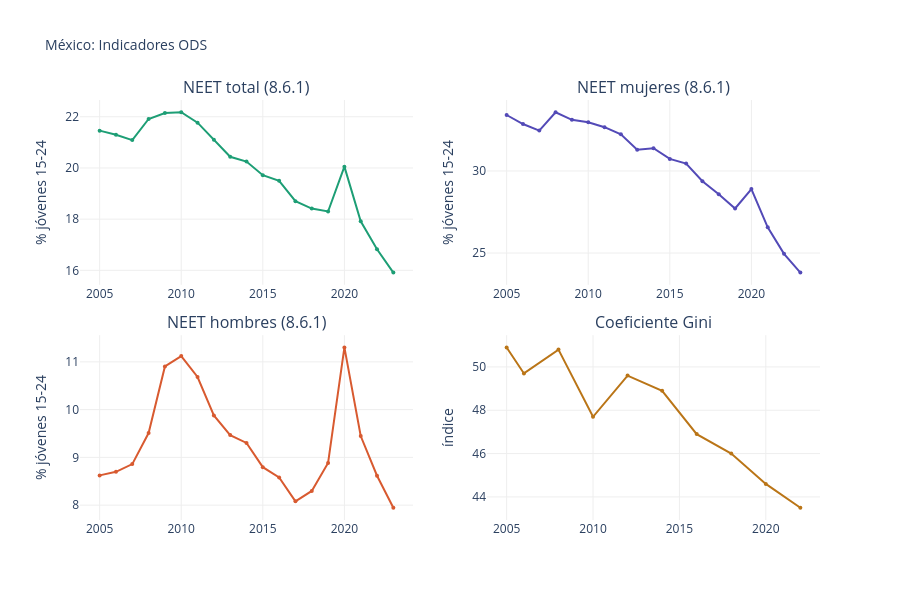

The notebook cell this image was saved under:
### Code cell
# Overlay: NEET total vs Gini
plot_overlay(
    {k: datos[k] for k in ["neet", "gini"] if k in datos},
    title="México: NEET vs Desigualdad (Gini) 2005–2023",
)

# Overlay: brecha de género en NEET
plot_overlay(
    {k: datos[k] for k in ["neet_f", "neet_m"] if k in datos},
    title="México: NEET mujeres vs hombres 2005–2023",
)

# Grid: todos los indicadores disponibles
plot_grid(
    datos,
    title="México: Indicadores ODS",
)

### Figure 1 — Plotly figure (JSON) as saved in the notebook; plotly's stock layout.template omitted (floating-point values rounded to 4 significant figures)
{"data": [{"line": {"color": "#1D9E75", "width": 2}, "marker": {"size": 4}, "mode": "lines+markers", "name": "NEET total (8.6.1)", "showlegend": false, "type": "scatter", "x": [2005, 2006, 2007, 2008, 2009, 2010, 2011, 2012, 2013, 2014, 2015, 2016, 2017, 2018, 2019, 2020, 2021, 2022, 2023], "xaxis": "x", "y": [21.46, 21.3, 21.09, 21.91, 22.14, 22.18, 21.77, 21.1, 20.44, 20.25, 19.72, 19.5, 18.7, 18.41, 18.3, 20.05, 17.92, 16.82, 15.91], "yaxis": "y"}, {"line": {"color": "#534AB7", "width": 2}, "marker": {"size": 4}, "mode": "lines+markers", "name": "NEET mujeres (8.6.1)", "showlegend": false, "type": "scatter", "x": [2005, 2006, 2007, 2008, 2009, 2010, 2011, 2012, 2013, 2014, 2015, 2016, 2017, 2018, 2019, 2020, 2021, 2022, 2023], "xaxis": "x2", "y": [33.41, 32.86, 32.46, 33.58, 33.12, 32.97, 32.67, 32.23, 31.29, 31.38, 30.73, 30.45, 29.37, 28.58, 27.71, 28.9, 26.56, 24.95, 23.81], "yaxis": "y2"}, {"line": {"color": "#D85A30", "width": 2}, "marker": {"size": 4}, "mode": "lines+markers", "name": "NEET hombres (8.6.1)", "showlegend": false, "type": "scatter", "x": [2005, 2006, 2007, 2008, 2009, 2010, 2011, 2012, 2013, 2014, 2015, 2016, 2017, 2018, 2019, 2020, 2021, 2022, 2023], "xaxis": "x3", "y": [8.623, 8.698, 8.859, 9.51, 10.9, 11.12, 10.68, 9.877, 9.466, 9.303, 8.795, 8.581, 8.081, 8.297, 8.883, 11.3, 9.447, 8.616, 7.945], "yaxis": "y3"}, {"line": {"color": "#BA7517", "width": 2}, "marker": {"size": 4}, "mode": "lines+markers", "name": "Coeficiente Gini", "showlegend": false, "type": "scatter", "x": [2005, 2006, 2008, 2010, 2012, 2014, 2016, 2018, 2020, 2022], "xaxis": "x4", "y": [50.9, 49.7, 50.8, 47.7, 49.6, 48.9, 46.9, 46.0, 44.6, 43.5], "yaxis": "y4"}], "layout": {"annotations": [{"font": {"size": 16}, "showarrow": false, "text": "NEET total (8.6.1)", "x": 0.225, "xanchor": "center", "xref": "paper", "y": 1, "yanchor": "bottom", "yref": "paper"}, {"font": {"size": 16}, "showarrow": false, "text": "NEET mujeres (8.6.1)", "x": 0.775, "xanchor": "center", "xref": "paper", "y": 1, "yanchor": "bottom", "yref": "paper"}, {"font": {"size": 16}, "showarrow": false, "text": "NEET hombres (8.6.1)", "x": 0.225, "xanchor": "center", "xref": "paper", "y": 0.44, "yanchor": "bottom", "yref": "paper"}, {"font": {"size": 16}, "showarrow": false, "text": "Coeficiente Gini", "x": 0.775, "xanchor": "center", "xref": "paper", "y": 0.44, "yanchor": "bottom", "yref": "paper"}], "height": 600, "paper_bgcolor": "white", "plot_bgcolor": "white", "title": {"font": {"size": 14}, "text": "México: Indicadores ODS"}, "xaxis": {"anchor": "y", "domain": [0, 0.45], "gridcolor": "#eeeeee", "showgrid": true}, "xaxis2": {"anchor": "y2", "domain": [0.55, 1], "gridcolor": "#eeeeee", "showgrid": true}, "xaxis3": {"anchor": "y3", "domain": [0, 0.45], "gridcolor": "#eeeeee", "showgrid": true}, "xaxis4": {"anchor": "y4", "domain": [0.55, 1], "gridcolor": "#eeeeee", "showgrid": true}, "yaxis": {"anchor": "x", "domain": [0.56, 1], "gridcolor": "#eeeeee", "showgrid": true, "title": {"text": "% jóvenes 15-24"}}, "yaxis2": {"anchor": "x2", "domain": [0.56, 1], "gridcolor": "#eeeeee", "showgrid": true, "title": {"text": "% jóvenes 15-24"}}, "yaxis3": {"anchor": "x3", "domain": [0, 0.44], "gridcolor": "#eeeeee", "showgrid": true, "title": {"text": "% jóvenes 15-24"}}, "yaxis4": {"anchor": "x4", "domain": [0, 0.44], "gridcolor": "#eeeeee", "showgrid": true, "title": {"text": "índice"}}}}
